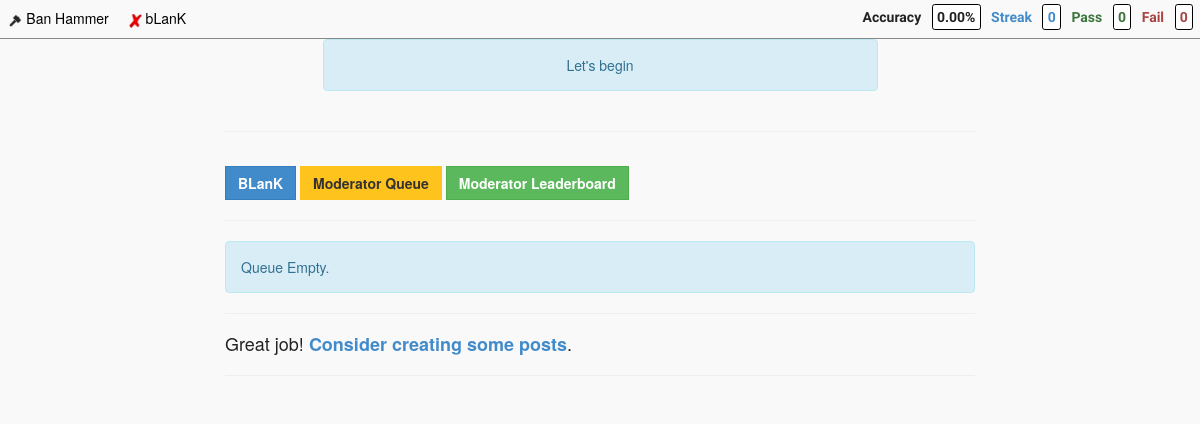
/site/blank/queue, run on the app's committed database.
### tables this page shows
CREATE TABLE IF NOT EXISTS `site` (
  `id` int(10) unsigned NOT NULL AUTO_INCREMENT,
  `slug` varchar(100) NOT NULL,
  `name` varchar(100) NOT NULL,
  `active` int(1) unsigned NOT NULL,
  `accuracy_minimum` int(10) unsigned NOT NULL,
  `anonymous_flag` int(1) NOT NULL,
  `sort` int(10) unsigned NOT NULL,
  `created` timestamp NOT NULL DEFAULT CURRENT_TIMESTAMP,
  PRIMARY KEY (`id`)
);

### application/controllers/Main.php (called while the page is built, shortened)
<?php
class Main extends CI_Controller {
    function __construct()
    {
        $this->load->model('main_model', '', TRUE);
        $this->load->model('user_model', '', TRUE);
        if (is_dev()) {
            $this->leaderboard_minimum = 10;
        }
        else {
            $this->leaderboard_minimum = 100;
        }
        $this->data['active_sites'] = $this->main_model->get_active_sites();
        $this->data['user'] = $this->get_user_by_session();
        $this->data['current_site']['name'] = 'Overall';
        $this->data['current_site']['slug'] = 'default';
        $this->data['login_reminder_point'] = 30;
        $this->data['hours_between_reviews'] = 24;
        $this->data['leaderboard_minimum'] = $this->leaderboard_minimum;
        $this->data['real_report'] = false;
    }
    public function queue($slug)
    {
        $data = $this->data;
        $data['current_site'] = $this->main_model->get_current_site($slug);
        $ip = $_SERVER['REMOTE_ADDR'];
        $data['post'] = $this->main_model->get_post_for_queue($data['current_site']['id'], $ip, $this->data['hours_between_reviews']);
        $data['offences'] = $this->main_model->get_offences_by_site($data['current_site']['id']);
        $data['actions'] = $this->main_model->get_actions();
        $data['page_title'] = $slug . ' Moderator Queue';
        $data['slug'] = $slug;
        $this->load->view('templates/header', $data);
        $this->load->view('toolbar', $data);
        $this->load->view('sites/' . $slug . '/style', $data);
        $this->load->view('queue_result', $data);
        $this->load->view('sites/' . $slug . '/queue', $data);
        $this->load->view('queue_form', $data);
        $this->load->view('templates/scripts', $data);
        $this->load->view('sites/' . $slug . '/script', $data);
        $this->load->view('templates/footer', $data);
    }
    public function get_user_by_session()
    {
        $user = $this->session->userdata('user');
        if (empty($user)) {
            $sess_array = array(
                'id' => 0,
                'username' => 'Anonymous',
                'logged_in' => false,
                'current_account' => array(
                    'id' => 0,
                    'pass' => 0,
                    'fail' => 0,
                    'streak' => 0,
                    'total' => 0,
                ),
            );
            $this->session->set_userdata('user', $sess_array);
            $user = $this->session->userdata('user');
        }
        $user['accuracy'] = accuracy_calculator($user['current_account']['pass'], $user['current_account']['fail']);
        return $user;
    }
}

### index.php (called while the page is built, shortened)
<?php
require_once BASEPATH.'core/CodeIgniter.php';

### application/models/Main_model.php (called while the page is built, shortened)
<?php
Class main_model extends CI_Model
{
    function get_active_sites()
    {
        $this->db->select('*');
        $this->db->from('site');
        $this->db->where('active', 1);
        $query = $this->db->get();
        $result = $query->result_array();
        return $result;
    }
    function get_current_site($slug)
    {
        $this->db->select('*');
        $this->db->from('site');
        $this->db->where('slug', $slug);
        $query = $this->db->get();
        $result = $query->result_array();
        return isset($result[0]) ? $result[0] : false;
    }
    function get_offences_by_site($site_key)
    {
        $this->db->select('*');
        $this->db->from('enforcement');
        $this->db->join('offence', 'enforcement.offence_key = offence.id', 'left');
        $this->db->where('site_key', $site_key);
        $this->db->order_by('offence.sort', 'ASC');
        $query = $this->db->get();
        $result = $query->result_array();
        return $result;
    }
    function get_actions()
    {
        $this->db->select('*');
        $this->db->from('action');
        $this->db->order_by('sort', 'ASC');
        $query = $this->db->get();
        $result = $query->result_array();
        return $result;
    }
}
?>

### application/config/autoload.php (called while the page is built, shortened)
<?php
function deslug($string) {
    return ucwords(str_replace('_', ' ', $string));
}
function accuracy_calculator($pass, $fail) {
    if (!is_whole_int($pass) || !is_whole_int($fail)) {
        $result = 0;
    }
    else if ($pass == 0) {
        $result = 0;
    }
    return sprintf('%0.2f', $result);
}
function is_whole_int($val) {
    $val = strval($val);
    $val = str_replace('-', '', $val);
    if (ctype_digit($val)) {
        if ($val === (string)0) {
            return true;
        }
        else if (ltrim($val, '0') === $val) {
            return true;
        }
    }
    return false;
}

### application/views/toolbar.php (the view, shortened to what this page needs)
<nav class="global_toolbar">
    <a class="global_link" href="<?=base_url()?>">
        <div class="global_site_parent">
            <img class="global_site_icon" src="<?=base_url()?>resources/img/favicon.ico" alt="Ban Hammer"/>
            <span class="global_site_name">Ban Hammer</span>
        </div>
    </a>
    <?php foreach ($active_sites as $site) { ?>
    <a class="global_link" href="<?=base_url()?>site/<?php echo $site['slug']; ?>/queue">
        <div class="global_site_parent">
            <img class="global_site_icon" src="<?=base_url()?>resources/sites/<?php echo $site['slug']; ?>/icon.png" alt="<?php echo $site['name']; ?>"/>
            <span class="global_site_name"><?php echo $site['name']; ?></span>
        </div>
    </a>
    <?php } ?>
    <span id="score_parent">
        <span id="accuracy_parent" class="text-default">
            <span id="accuracy_label" class="score_label">Accuracy</span>
            <span id="accuracy_value_parent" class="score_value"><span id="accuracy_value"><?php echo $user['accuracy']; ?>%</span></span>
        </span>
        <span id="streak_parent" class="text-primary">
            <span id="streak_label" class="score_label">Streak</span>
            <span id="streak_value" class="score_value"><?php echo $user['current_account']['streak']; ?></span>
        </span>
        <span id="pass_parent" class="text-success">
            <span id="pass_label" class="score_label">Pass</span>
            <span id="pass_value" class="score_value"><?php echo $user['current_account']['pass']; ?></span>
        </span>
        <span id="fail_parent" class="text-danger">
            <span id="fail_label" class="score_label">Fail</span>
            <span id="fail_value" class="score_value"><?php echo $user['current_account']['fail']; ?></span>
        </span>
    </span>
</nav>

### application/views/sites/blank/queue.php (shortened to what this page needs)
<div class="<?php echo $slug; ?>_parent container">
    <div class="row">
        <div class="col-md-8 col-md-push-2">
            <hr>
            <a class="custom_btn btn btn-primary" href="<?=base_url()?>site/<?php echo $slug; ?>">
                <strong><?php echo deslug($current_site['name']); ?></strong>
            </a>
            <a class="custom_btn btn btn-action" href="<?=base_url()?>site/<?php echo $slug; ?>/queue">
                <strong>Moderator Queue</strong>
            </a>
            <a class="custom_btn btn btn-success" href="<?=base_url()?>site/<?php echo $slug; ?>/leaderboard">
                <strong>Moderator Leaderboard</strong>
            </a>
            <hr>
            <div id="queue_empty_parent" <?php if ($post) { echo 'style="display: none;"'; } ?>>
                <div class="post_parent alert alert-info">
                    <p>Queue Empty.</p>
                </div>
                <hr>
                <h4>Great job! <a class="" href="<?=base_url()?>site/<?php echo $slug; ?>"><strong>Consider creating some posts</strong></a>.</h4>
            </div>
            <hr>
        </div>
    </div>
</div>

### resources/style.css (style rules this page uses)
body { background-color: #f9f9f9; color: #222; }
.custom_btn { margin-top: 1em; border-radius: 0; }
.global_toolbar { background-color: #f9f9f9; height: 2.8em; border-bottom: 1px solid #888; }
.global_site_icon { height: 1em; }
.global_site_name { color: #000; }
.global_site_parent { display: inline-block; padding: 0.5em; margin: 0.1em; transition: background-color 0.5s; border-radius: 0.1em; }
#score_parent { margin-top: 0.5em; font-weight: bold; font-family: 'Play', sans-serif; float: right; }
.score_value { margin: 0.5em; padding: 0.3em; background-color: #fff; border: 1px solid #000; border-radius: 0.2em; }
.btn-action { background-color: hsl(44, 100%, 56%) !important; background-repeat: repeat-x; filter: progid:DXImageTransform.Microsoft.gradient(startColorstr="#ffc31e", endColorstr="#ffc31e"); background-image: -khtml-gradient(linear, left top, left bottom, from(#ffc31e), to(#ffc31e)); background-image: -moz-linear-gradient(top, #ffc31e, #ffc31e); background-image: -ms-linear-gradient(top, #ffc31e, #ffc31e); background-image: -webkit-gradient(linear, left top, left bottom, color-stop(0%, #ffc31e), color-stop(100%, #ffc31e)); background-image: -webkit-linear-gradient(top, #ffc31e, #ffc31e); background-image: -o-linear-gradient(top, #ffc31e, #ffc31e); background-image: linear-gradient(#ffc31e, #ffc31e); border-color: #ffc31e #ffc31e hsl(44, 100%, 56%); color: #333 !important; text-shadow: 0 1px 1px rgba(255, 255, 255, 0.00); -webkit-font-smoothing: antialiased; }

### data on the page
site: slug (picture), name "bLanK", name "BLanK"

### other printed values
$user['accuracy'] "0.00"
$user['current_account']['streak'] "0"
$user['current_account']['pass'] "0"
$user['current_account']['fail'] "0"
